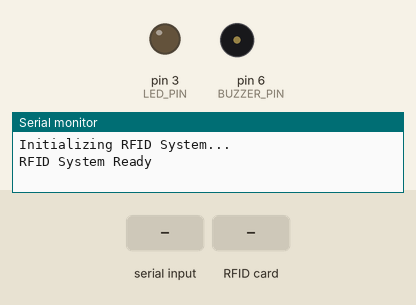
Bench run of a sketch on a simulated Arduino Uno, built with avr-gcc and run on an emulated ATmega328P. On the bench: output pins drawn as LEDs (lit = HIGH), buzzer (waves = sounding, pin HIGH), the last lines printed to the serial monitor. Inputs (shaded band) come from the test bench. Pins used as bus, display or sensor lines are not drawn.

Above: at 1.4 s.
1.5 s: "READ\n" received over Serial
3.0 s: RFID card 5E 7A 19 C4 held to the reader
At 3.11 s:
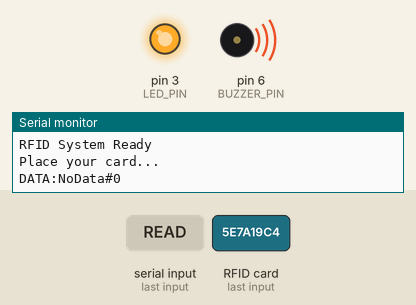
4.5 s: "CARD_CHECK\n" received over Serial
6.0 s: "STATUS\n" received over Serial
Timing chart, 0 to 8.5 s (numbered marks = the images above; inputs shaded):
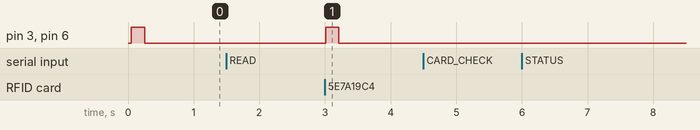

The sketch:

RFID.ino
```cpp
#include <SPI.h>
#include <MFRC522.h>

// RFID pins
#define SS_PIN 10
#define RST_PIN 9

// Other pins
#define BUZZER_PIN 6
#define LED_PIN 3

MFRC522 mfrc522(SS_PIN, RST_PIN);
MFRC522::MIFARE_Key key;

void setup() {
  Serial.begin(9600);
  while (!Serial) {
    ; // Wait for serial port to connect
  }

  Serial.println("Initializing RFID System...");

  SPI.begin();
  mfrc522.PCD_Init();

  // Initialize RFID key
  for (byte i = 0; i < 6; i++) {
    key.keyByte[i] = 0xFF;
  }

  // Initialize other components
  pinMode(BUZZER_PIN, OUTPUT);
  pinMode(LED_PIN, OUTPUT);

  Serial.println("RFID System Ready");
  signalSuccess();  // Signal that we're ready
}

void loop() {
  // Check for serial commands
  if (Serial.available() > 0) {
    String cmd = Serial.readStringUntil('\n');
    cmd.trim();
    processCommand(cmd);
  }
}

void processCommand(String cmd) {
  if (cmd == "READ") {
    readCard();
  }
  else if (cmd.startsWith("WRITE:")) {
    String dataToWrite = cmd.substring(6);
    writeCard(dataToWrite);
  }
  else if (cmd == "RESET") {
    resetCard();
  }
  else if (cmd == "CARD_CHECK") {
    // New lightweight command to just check for a card without reading data
    checkForCard();
  }
  else if (cmd == "STATUS") {
    Serial.println("OK:System ready");
  }
  else {
    Serial.println("ERR:Unknown command");
  }
}

String readRFIDCard() {
  if (!mfrc522.PICC_IsNewCardPresent() || !mfrc522.PICC_ReadCardSerial()) {
    return "";
  }

  String rfid = "";
  for (byte i = 0; i < mfrc522.uid.size; i++) {
    rfid += String(mfrc522.uid.uidByte[i] < 0x10 ? "0" : "");
    rfid += String(mfrc522.uid.uidByte[i], HEX);
  }
  rfid.toUpperCase();

  mfrc522.PICC_HaltA();
  mfrc522.PCD_StopCrypto1();

  return rfid;
}

void readCard() {
  Serial.println("Place your card...");

  unsigned long startTime = millis();
  unsigned long timeout = 10000; // 10 seconds timeout

  while (!mfrc522.PICC_IsNewCardPresent() || !mfrc522.PICC_ReadCardSerial()) {
    if (millis() - startTime > timeout) {
      Serial.println("ERR:Card read timeout");
      return;
    }
    delay(100);
  }

  byte block = 8;
  byte buffer[18];
  byte size = sizeof(buffer);

  MFRC522::StatusCode status = mfrc522.PCD_Authenticate(
    MFRC522::PICC_CMD_MF_AUTH_KEY_A,
    block,
    &key,
    &(mfrc522.uid)
  );

  if (status != MFRC522::STATUS_OK) {
    Serial.print("ERR:Auth failed (");
    Serial.print(status);
    Serial.println(")");
    return;
  }

  status = mfrc522.MIFARE_Read(block, buffer, &size);
  if (status != MFRC522::STATUS_OK) {
    Serial.print("ERR:Read failed (");
    Serial.print(status);
    Serial.println(")");
    return;
  }

  String data = "";
  for (byte i = 0; i < 16; i++) {
    if (buffer[i] == 0) break;
    data += (char)buffer[i];
  }

  Serial.print("DATA:");
  Serial.println(data.length() > 0 ? data : "NoData#0");

  signalSuccess();

  mfrc522.PICC_HaltA();
  mfrc522.PCD_StopCrypto1();
}

void writeCard(String data) {
  Serial.println("Place your card...");

  unsigned long startTime = millis();
  unsigned long timeout = 10000; // 10 seconds timeout

  while (!mfrc522.PICC_IsNewCardPresent() || !mfrc522.PICC_ReadCardSerial()) {
    if (millis() - startTime > timeout) {
      Serial.println("ERR:Card write timeout");
      return;
    }
    delay(100);
  }

  byte block = 8;

  if (data.length() > 16) {
    Serial.println("ERR:Data too long");
    return;
  }

  byte buffer[16];
  for (byte i = 0; i < 16; i++) {
    buffer[i] = i < data.length() ? data[i] : 0;
  }

  MFRC522::StatusCode status = mfrc522.PCD_Authenticate(
    MFRC522::PICC_CMD_MF_AUTH_KEY_A,
    block,
    &key,
    &(mfrc522.uid)
  );

  if (status != MFRC522::STATUS_OK) {
    Serial.print("ERR:Auth failed (");
    Serial.print(status);
    Serial.println(")");
    return;
  }

  status = mfrc522.MIFARE_Write(block, buffer, 16);
  if (status != MFRC522::STATUS_OK) {
    Serial.print("ERR:Write failed (");
    Serial.print(status);
    Serial.println(")");
    return;
  }

  Serial.println("OK:Write successful");
  signalSuccess();

  mfrc522.PICC_HaltA();
  mfrc522.PCD_StopCrypto1();
}

void resetCard() {
  writeCard("");
}

void signalSuccess() {
  digitalWrite(LED_PIN, HIGH);
  digitalWrite(BUZZER_PIN, HIGH);
  delay(200);
  digitalWrite(LED_PIN, LOW);
  digitalWrite(BUZZER_PIN, LOW);
}

void checkForCard() {
  // Just check if a card is present
  if (mfrc522.PICC_IsNewCardPresent() && mfrc522.PICC_ReadCardSerial()) {
    String rfid = "";
    for (byte i = 0; i < mfrc522.uid.size; i++) {
      rfid += String(mfrc522.uid.uidByte[i] < 0x10 ? "0" : "");
      rfid += String(mfrc522.uid.uidByte[i], HEX);
    }
    rfid.toUpperCase();

    // Send back just a simple response with the card UID
    Serial.println("CARD:" + rfid);

    // Don't halt the card yet - keep it available for a full READ command

  } else {
    // No card present
    Serial.println("NO_CARD");
  }
}
```

Measured:
- after the input at 3.0 s, pin 3 (LED_PIN), pin 6 (BUZZER_PIN): LOW → HIGH at once, → LOW 0.20 s later
